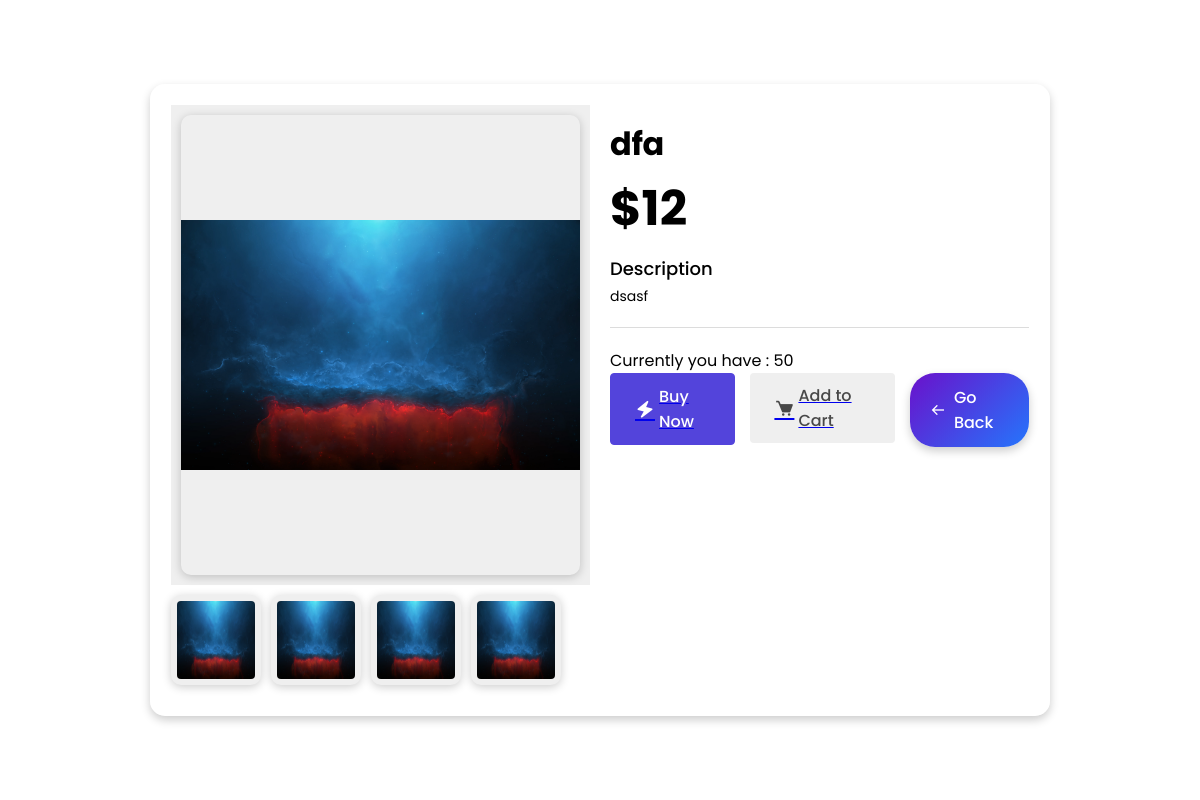
/base/product/11/11/, run on the app's committed database.
### events/models.py (models this page shows, shortened)
class product(models.Model):
    product_id = models.BigAutoField(primary_key=True, auto_created=True)
    product_seller = models.ForeignKey(userFull, on_delete=models.CASCADE)
    product_name = models.CharField(max_length=100, null=True)
    product_category = models.CharField(max_length=10, choices=PRODUCT_CATEGORIES, default='OTH')
    product_description = models.CharField(max_length=5000)
    product_image_1 = models.ImageField(upload_to='product_photos/', null=True, blank=True)
    product_image_2 = models.ImageField(upload_to='product_photos/', null=True, blank=True)
    product_image_3 = models.ImageField(upload_to='product_photos/', null=True, blank=True)
    product_image_4 = models.ImageField(upload_to='product_photos/', null=True, blank=True)
    product_bought_price = models.IntegerField(null=True, default=0)
    product_bought_date = models.DateTimeField(null=True, blank=True)
    product_evaluation_status = models.IntegerField(null=True, default=0)
    product_evaluation_score = models.IntegerField(null=True, default=0)
    product_discount = models.IntegerField(default=0)
    product_sell_price = models.IntegerField(default=0)
    product_sold = models.IntegerField(default=0)
    product_onDelivery = models.IntegerField(default=0)
    class Meta:
        db_table = 'Product'

class userCredits(models.Model):
    userCredits_id = models.BigAutoField(primary_key=True, auto_created=True)
    user = models.OneToOneField(User, on_delete=models.CASCADE)
    Credits = models.IntegerField(default=0)
    class Meta:
        db_table = 'User Credits'

### base/views.py (the view)
# urls.py: path('product/<int:pk>/<int:pk2>/', views.product_detail, name='product_detail'),
def product_detail(request, pk, pk2):
    current_userFull = userFull.objects.get(user=pk)
    product_obj = get_object_or_404(product, product_id=pk2)
    user_credits, created = userCredits.objects.get_or_create(user_id=pk, defaults={"Credits": 0})
    return render(request, 'base/product_detail.html', {'product': product_obj, 'user': current_userFull.user, "user_credits" : user_credits})

### templates/base/product_detail.html (shortened to what this page needs)
{% load static %}
<!DOCTYPE html>
<html lang="en">
<head>
    <link rel="stylesheet" href="{% static 'assets/css/new.css' %}">
    <link href='https://unpkg.com/boxicons@2.1.2/css/boxicons.min.css' rel='stylesheet'>
</head>
<body>
    <video class="video-bg" autoplay loop muted>
        <source src="{% static 'assets/img/login-bg.mp4' %}" type="video/mp4">
    </video>
    <div class="container">
        <div class="single-product card-glass">
            <div class="row">
                <div class="col-6">
                    <div class="product-image">
                        <div class="product-image-main">
                            <img src="{{ product.product_image_1.url }}" alt="" id="product-main-image">
                        </div>
                        <div class="product-image-slider">
                            <img src="{{ product.product_image_1.url }}" alt="" class="image-list">
                            <img src="{{ product.product_image_2.url }}" alt="" class="image-list">
                            <img src="{{ product.product_image_3.url }}" alt="" class="image-list">
                            <img src="{{ product.product_image_4.url }}" alt="" class="image-list">
                        </div>
                    </div>
                </div>
                <div class="col-6">
                    <div class="product">
                        <div class="product-title">
                            <h2>{{ product.product_name }}</h2>
                        </div>
                        <div class="product-price">
                            <span class="offer-price">${{ product.product_sell_price }}</span>
                        </div>
                        <div class="product-details">
                            <h3>Description</h3>
                            <p>{{ product.product_description }}</p>
                        </div>
                        <span class="divider"></span>
                        <p>Currently you have : {{ user_credits.Credits }}</p>
                        <div class="product-btn-group">
                            {% if product.product_sell_price < user_credits.Credits %}
                            <a href="{% url 'direct_buy' user.id product.product_id %}"><div class="button buy-now"><i class='bx bxs-zap'></i> Buy Now</div></a>
                            {% endif %}
                            <a href="{% url 'add_to_cart' user.id product.product_id %}"><div class="button add-cart"><i class='bx bxs-cart'></i> Add to Cart</div></a>
                            <a href="{% url 'home' user.id %}" class="go-back-btn">
                                <i class='bx bx-arrow-back'></i> Go Back
                            </a>
                        </div>
                    </div>
                </div>
            </div>
        </div>
    </div>
</body>
</html>

### events/static/assets/css/new.css (style rules this page uses)
* { padding: 0; margin: 0; box-sizing: border-box; font-family: 'Poppins', sans-serif; }
:root { --primary-color: #5344db; --accent-color: #5344db; --grey:#484848; --bg-grey: #efefef; --shadow: #949494; }
.container { display: flex; position: relative; align-items: center; justify-content: center; height: 100vh; }
.row { display: flex; gap: 20px; }
.col-6 { width: 50%; }
.single-product { width: 1080px; position: relative; }
.single-product .product-image { width: 100%; }
.product-image .product-image-main { position: relative; display: block; height: 480px; background: var(--bg-grey); padding: 10px; }
.product-image-main img { display: block; width: 100%; height: 100%; object-fit: contain; }
.product-image-slider { display: flex; gap: 10px; margin: 10px 0; }
.product-image-slider img { width: 90px; height: 90px; background: var(--bg-grey); padding: 6px; cursor: pointer; }
.product-title { margin-top: 20px; }
.product-title h2 { font-size: 32px; line-height: 2.4rem; font-weight: 700; letter-spacing: -0.02rem; }
.product-price { display: flex; position: relative; margin: 10px 0; align-items: center; }
.product-price .offer-price { font-size: 48px; font-weight: 700; }
.product-details { margin: 10px 0; }
.product-details h3 { font-size: 18px; font-weight: 500; }
.product-details p { margin: 5px 0; font-size: 14px; line-height: 1.2rem; }
.divider { display: block; height: 1px; width: 100%; background: #48484830; margin: 20px 0; }
.product-btn-group { display: flex; gap: 15px; }
.product-btn-group .button { display: flex; align-items: center; justify-content: center; gap: 4px; padding: 10px 24px; font-size: 16px; font-weight: 500; }
.product-btn-group .buy-now { background-color: var(--accent-color); color: #fff; border: 1px solid var(--accent-color); border-radius: 4px; cursor: pointer; }
.product-btn-group .buy-now i { font-size: 20px; }
.product-btn-group .add-cart { background-color: var(--bg-grey); color: var(--grey); border-radius: 4px; cursor: pointer; }
.product-btn-group .add-cart i { font-size: 20px; }

### templates/base/product_detail.html (style rules this page uses)
.video-bg { position: fixed; top: 0; left: 0; width: 100%; height: 100%; object-fit: cover; z-index: -1; }
.card-glass { background: rgba(255, 255, 255, 0.15); backdrop-filter: blur(10px); padding: 20px; border-radius: 15px; box-shadow: 0 4px 10px rgba(0, 0, 0, 0.2); border: 1px solid rgba(255, 255, 255, 0.3); }
.product-image img { border-radius: 10px; box-shadow: 0 2px 10px rgba(0, 0, 0, 0.2); }
.single-product { max-width: 900px; margin: auto; padding: 20px; }
.go-back-btn { display: inline-flex; align-items: center; gap: 8px; background: linear-gradient(135deg, #6a11cb, #2575fc); color: white; padding: 12px 20px; border-radius: 25px; font-size: 16px; font-weight: 500; text-decoration: none; transition: all 0.3s ease-in-out; box-shadow: 0 4px 10px rgba(0, 0, 0, 0.2); }

### data on the page
product: product_image_1 (picture), product_image_2 (picture), product_image_3 (picture), product_image_4 (picture), product_name "dfa", product_sell_price "12", product_description "dsasf"
userCredits: Credits "50"
